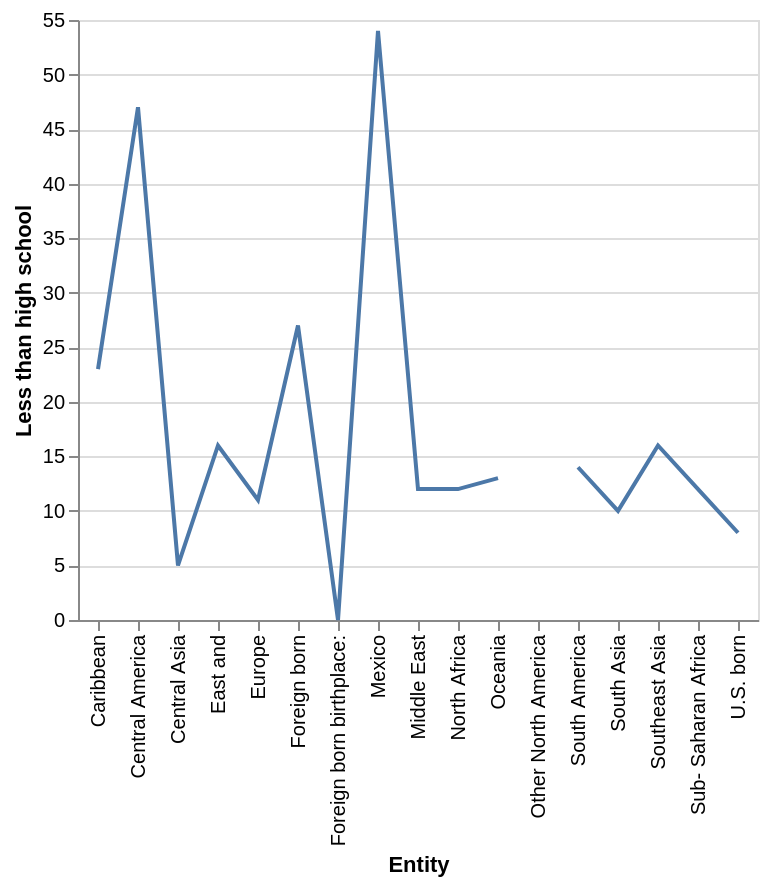

Write a Vega-Lite specification for this figure.
### Vega-Lite specification from a JSON file in a GitHub repository (floating-point values rounded to 4 significant figures)
{"$schema": "https://vega.github.io/schema/vega-lite/v5.json", "description": "Line chart auto-generated from CSV", "data": {"values": [{"Entity": "Sub- Saharan Africa", "Less than high school": "12.0", "High school graduate": "20.0", "Some college": "27", "Bachelor's or more": "40"}, {"Entity": "North Africa", "Less than high school": "12.0", "High school graduate": "19.0", "Some college": "19", "Bachelor's or more": "50"}, {"Entity": "Middle East", "Less than high school": "12.0", "High school graduate": "19.0", "Some college": "19", "Bachelor's or more": "50"}, {"Entity": "South America", "Less than high school": "14.0", "High school graduate": "27.0", "Some college": "25", "Bachelor's or more": "34"}, {"Entity": "Central America", "Less than high school": "47.0", "High school graduate": "26.0", "Some college": "17", "Bachelor's or more": "11"}, {"Entity": "Caribbean", "Less than high school": "23.0", "High school graduate": "30.0", "Some college": "25", "Bachelor's or more": "22"}, {"Entity": "Other North America", "Less than high school": "nan", "High school graduate": "17.0", "Some college": "26", "Bachelor's or more": "50"}, {"Entity": "Europe", "Less than high school": "11.0", "High school graduate": "22.0", "Some college": "23", "Bachelor's or more": "44"}, {"Entity": "Oceania", "Less than high school": "13.0", "High school graduate": "25.0", "Some college": "26", "Bachelor's or more": "37"}, {"Entity": "South Asia", "Less than high school": "10.0", "High school graduate": "nan", "Some college": "10", "Bachelor's or more": "71"}, {"Entity": "Central Asia", "Less than high school": "5.0", "High school graduate": "16.0", "Some college": "22", "Bachelor's or more": "57"}, {"Entity": "Southeast Asia", "Less than high school": "16.0", "High school graduate": "18.0", "Some college": "20", "Bachelor's or more": "46"}, {"Entity": "East and", "Less than high school": "16.0", "High school graduate": "18.0", "Some college": "20", "Bachelor's or more": "46"}, {"Entity": "Mexico", "Less than high school": "54.0", "High school graduate": "26.0", "Some college": "13", "Bachelor's or more": "0"}, {"Entity": "Foreign born birthplace:", "Less than high school": "0.0", "High school graduate": "0.0", "Some college": "0", "Bachelor's or more": "0"}, {"Entity": "Foreign born", "Less than high school": "27.0", "High school graduate": "22.0", "Some college": "19", "Bachelor's or more": "32"}, {"Entity": "U.S. born", "Less than high school": "8.0", "High school graduate": "28.0", "Some college": "31", "Bachelor's or more": "33"}]}, "mark": "line", "encoding": {"x": {"field": "Entity", "type": "ordinal"}, "y": {"field": "Less than high school", "type": "quantitative"}}}
